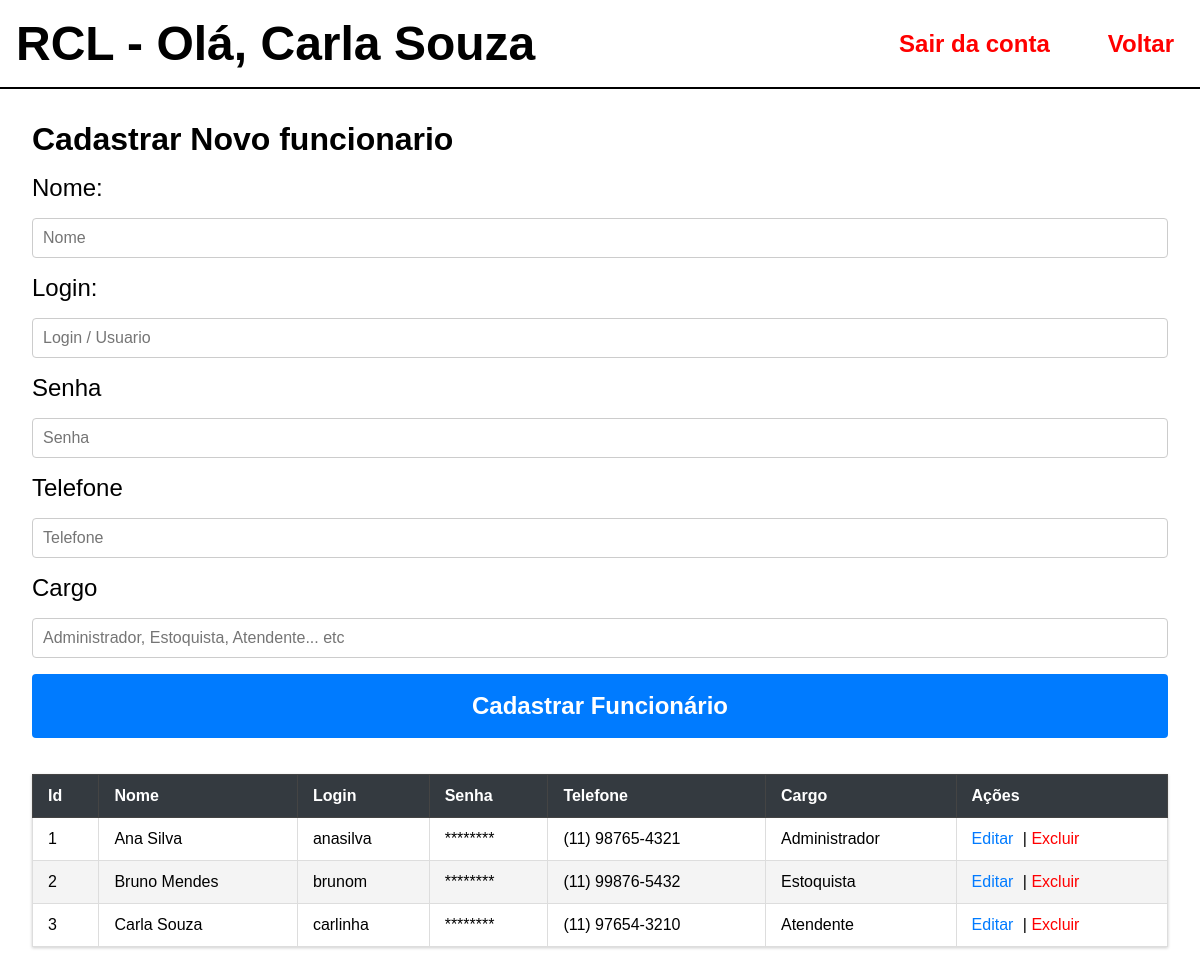
/EmployeeLayer/gerenciar_funcionario.php (signed in), run on an earlier commit of the app's database.
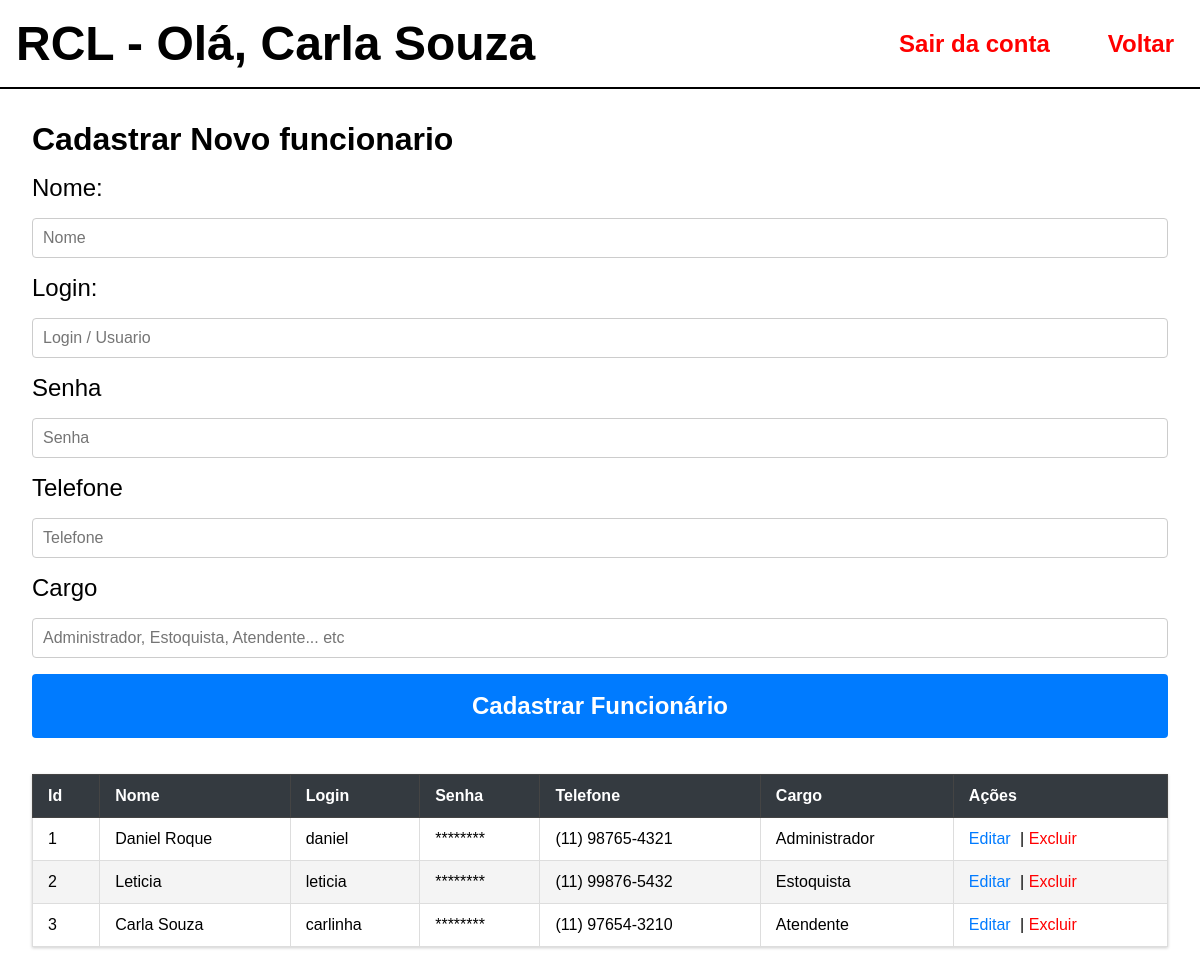
And on a later commit of the database.
### tables this page shows
CREATE TABLE Funcionarios (
    id_funcionario INT AUTO_INCREMENT PRIMARY KEY,
    nome VARCHAR(100) NOT NULL,
    login VARCHAR(100) NOT NULL UNIQUE,
    senha VARCHAR(255) NOT NULL,
    telefone VARCHAR(20),
    cargo VARCHAR(50) NOT NULL,
    created_at DATETIME NOT NULL DEFAULT CURRENT_TIMESTAMP
);

### EmployeeLayer/gerenciar_funcionario.php (the view, shortened to what this page needs)
<?php
$em_edicao = false;
$pdo = conectar();
$sql_funcionarios = "SELECT id_funcionario, nome, login, telefone, cargo, created_at FROM funcionarios ORDER BY created_at";
$funcionarios = $pdo->query($sql_funcionarios);
function formatar_telefone($numero) {
    $numero = preg_replace('/[^0-9]/', '', $numero);
    $tamanho = strlen($numero);
    if ($tamanho === 11) {
        return preg_replace('/(\d{2})(\d{5})(\d{4})/', '($1) $2-$3', $numero);
    } elseif ($tamanho === 10) {
        return preg_replace('/(\d{2})(\d{4})(\d{4})/', '($1) $2-$3', $numero);
    }
    return $numero;
}
?>
<html lang="pt-BR">
<head>
</head>
<body>
    <header>
        <div>RCL - Olá, <?php echo $_SESSION['funcionario_nome']?></div>
        <div>
            <a href="../logout.php">Sair da conta</a>
            <a href="home.php">Voltar</a>
        </div>
    </header>
    <main>
        <form method="POST" action="gerenciar_funcionario.php<?php if ($em_edicao) echo '?acao=editar&id=' . $funcionario_edicao['id_funcionario']; ?>">
            <h1><?php echo $em_edicao ? 'Editar Funcionario' : 'Cadastrar Novo funcionario'; ?></h1>
            <div class="inputs">
                <label for="nome">Nome:</label>
                <input type="text" name="nome" placeholder="Nome" required value="<?php echo htmlspecialchars($funcionario_edicao['nome'] ?? ''); ?>">
                <label for="login">Login:</label>
                <input type="text" name="login" placeholder="Login / Usuario" required value="<?php echo htmlspecialchars($funcionario_edicao['login'] ?? ''); ?>">
                <label>Senha</label>
                <input
                    type="password"
                    name="senha"
                    placeholder="<?php echo $em_edicao ? 'Preencha para alterar a senha' : 'Senha'; ?>"
                    <?php if (!$em_edicao) echo 'required';  ?>
                    value=""
                >
                <label>Telefone</label>
                <input type="number" name="telefone" placeholder="Telefone" required value="<?php echo htmlspecialchars($funcionario_edicao['telefone'] ?? ''); ?>">
                <label>Cargo</label>
                <input type="text" name="cargo" placeholder="Administrador, Estoquista, Atendente... etc" required value="<?php echo htmlspecialchars($funcionario_edicao['cargo'] ?? ''); ?>">
                <button type="submit"><?php echo $em_edicao ? 'Atualizar Funcionário' : 'Cadastrar Funcionário'; ?></button>
            </div>
        </form>
        <table>
            <thead>
                <tr>
                    <th>Id</th>
                    <th>Nome</th>
                    <th>Login</th>
                    <th>Senha</th>
                    <th>Telefone</th>
                    <th>Cargo</th>
                    <th>Ações</th>
                </tr>
            </thead>
            <tbody>
                <?php foreach ($funcionarios as $f): ?>
                <tr>
                    <td><?= htmlspecialchars($f['id_funcionario']) ?></td>
                    <td><?= htmlspecialchars($f['nome']) ?></td>
                    <td><?= htmlspecialchars($f['login']) ?></td>
                    <td>********</td>
                    <td><?= htmlspecialchars(formatar_telefone($f['telefone'])) ?></td>
                    <td><?= htmlspecialchars($f['cargo']) ?></td>
                    <td>
                        <a href="gerenciar_funcionario.php?acao=editar&id=<?php echo (int)$f['id_funcionario']; ?>">Editar</a> |
                        <a class="red" href="gerenciar_funcionario.php?acao=excluir&id=<?php echo (int)$f['id_funcionario']; ?>" onclick="return confirm('Tem certeza que deseja excluir?');">Excluir</a>
                    </td>
                </tr>
                <?php endforeach; ?>
            </tbody>
        </table>
    </main>
</body>
</html>

### EmployeeLayer/gerenciar_funcionario.php (style rules this page uses)
* { margin: 0; padding: 0; box-sizing: border-box; }
main { padding: 2rem; }
body { margin: 0; font-family: Arial, sans-serif; background: #fff; }
header { width: 100%; padding: 1rem; font-size: 3rem; font-weight: bold; display: flex; justify-content: space-between; align-items: center; border-bottom: 2px solid #000; }
header div { display: flex; align-items: center; gap: 3rem; }
header a { color: red; text-decoration: none; font-size: 1.5rem; font-weight: bold; margin-right: 10px; }
.inputs { display: flex; flex-direction: column; }
.inputs label { font-size: 1.5rem; margin: 1rem 0; }
.inputs button { border-radius: 10px; border: 1px solid black; padding: 1rem; margin: 1rem 0; cursor: pointer; height: 4rem; font-size: 1.5rem; font-weight: 800; }
input[type="text"], input[type="time"], input[type="number"], input[type="password"] { padding: 10px; border: 1px solid #ccc; border-radius: 4px; font-size: 1rem; }
button[type="submit"] { padding: 10px 15px; background-color: #007bff; color: white; border: none; border-radius: 4px; cursor: pointer; font-weight: bold; transition: background-color 0.3s; }
table { width: 100%; border-collapse: collapse; box-shadow: 0 1px 3px rgba(0, 0, 0, 0.2); margin-top: 20px; background-color: white; }
thead tr { background-color: #343a40; color: white; }
th { padding: 12px 15px; text-align: left; border: 1px solid #444; font-weight: 600; }
tbody tr { border-bottom: 1px solid #ddd; transition: background-color 0.2s; }
tbody tr:nth-child(even) { background-color: #f4f4f4; }
td { padding: 12px 15px; text-align: left; border: 1px solid #ddd; vertical-align: middle; }
td a { color: #007bff; text-decoration: none; margin-right: 5px; }
.red { color: red; }

What changed in the data, as far as the page shows it:
changed funcionarios "Administrador": nome "Ana Silva" → "Daniel Roque"; login "anasilva" → "daniel"
changed funcionarios "Estoquista": nome "Bruno Mendes" → "Leticia"; login "brunom" → "leticia"
